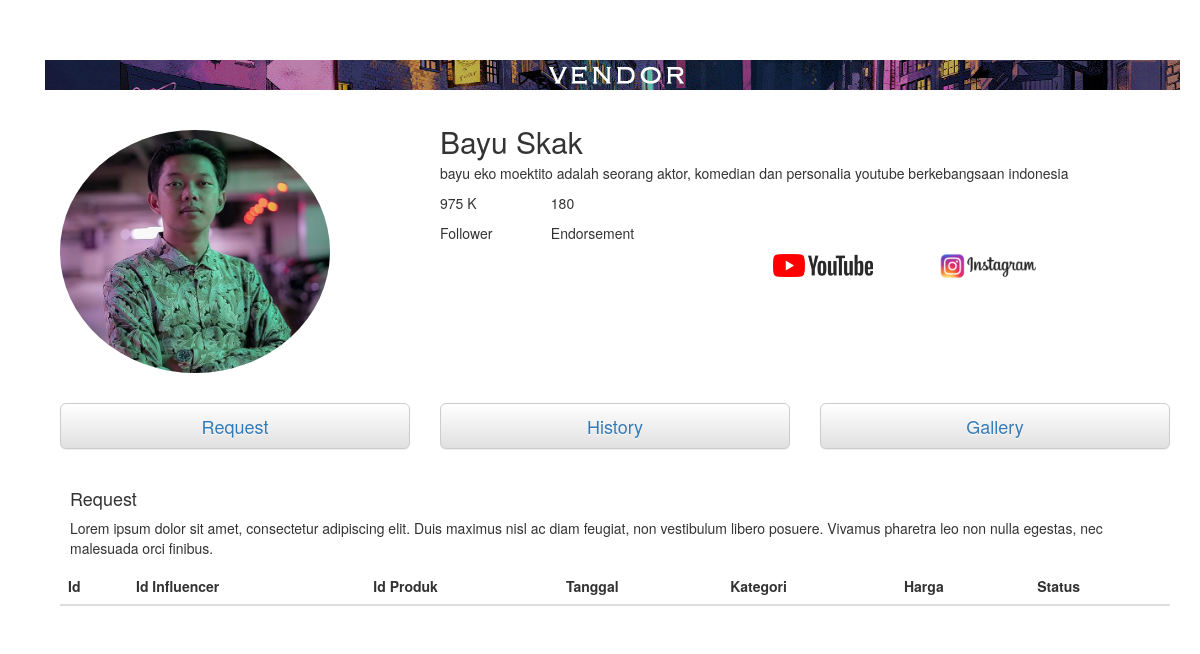
/index.php?p=vendor, run on an earlier commit of the app's database.
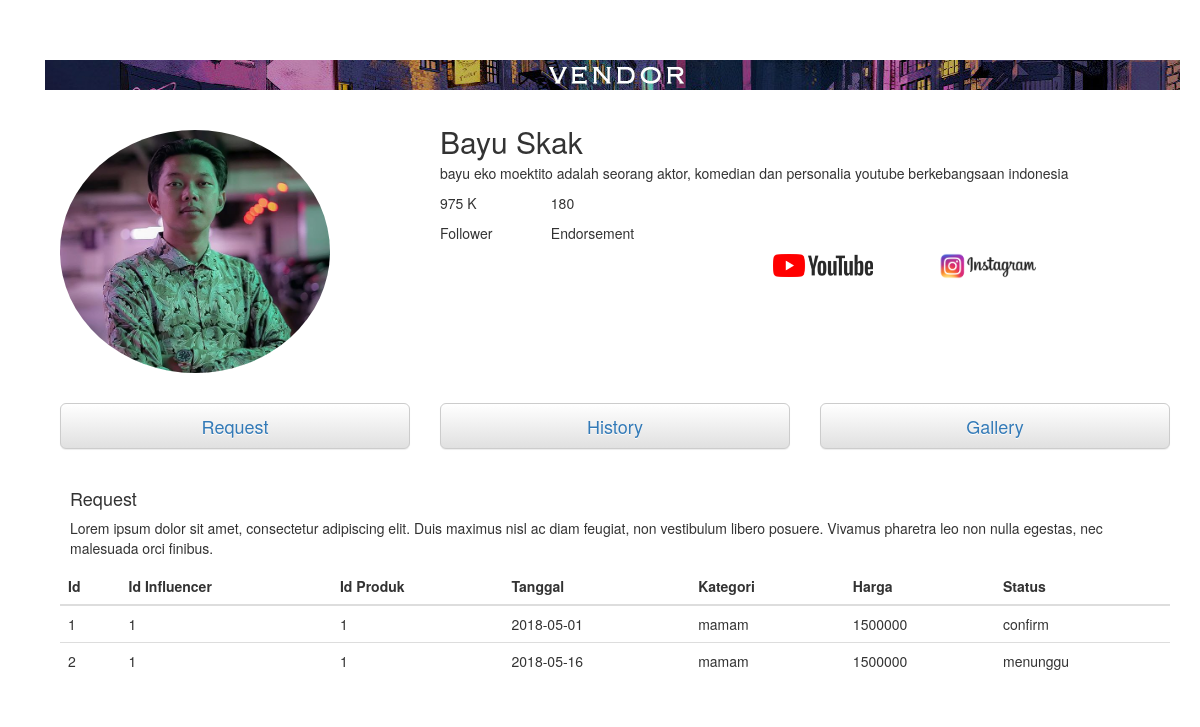
And on a later commit of the database.
### tables this page shows
CREATE TABLE `request` (
  `id_req` varchar(15) NOT NULL,
  `id_vendor` varchar(15) NOT NULL,
  `id_influencer` varchar(15) NOT NULL,
  `id_produk` varchar(15) NOT NULL,
  `tanggal` date NOT NULL,
  `harga` int(10) NOT NULL,
  `kategori` varchar(15) NOT NULL,
  `status` varchar(15) NOT NULL
);

### vendor.php (the view, shortened to what this page needs)
<!DOCTYPE html>
<html>
<head>
    <link rel="stylesheet" href="assets/bootstrap/css/bootstrap.min.css">
    <link rel="stylesheet" href="assets/css/styles.css">
</head>
<body>
    <div class="container"><img src="assets/img/vendor.jpg"></div>
    <div class="container">
        <div class="col-md-4 col-md-offset-0"><img class="img-circle profil" src="assets/img/29094481_2059121520794599_2018166344540749824_n.jpg"></div>
        <div class="col-md-7">
            <div class="row">
                <div class="col-md-12">
                    <h2>Bayu Skak</h2>
                    <p>bayu eko moektito adalah seorang aktor, komedian dan personalia youtube berkebangsaan indonesia </p>
                </div>
            </div>
            <div class="row">
                <div class="col-md-2 col-md-offset-0">
                    <p class="text-left">975 K </p>
                    <p class="text-left">Follower </p>
                </div>
                <div class="col-md-3">
                    <p class="text-left">180 </p>
                    <p class="text-left">Endorsement </p>
                </div>
            </div>
            <div class="row">
                <div class="col-md-3 col-md-offset-6"><img src="assets/img/YouTube_logo_(2017).png" width="100"></div>
                <div class="col-md-3"><img src="assets/img/new-instagram-text-logo.png" width="100"></div>
            </div>
        </div>
    </div>
    <div class="container">
        <div class="col-md-4">
            <button class="btn btn-default btn-block btn-lg" type="button"><a href="index.php?p=vendor">Request </a></button>
        </div>
        <div class="col-md-4">
            <button class="btn btn-default btn-block btn-lg" type="button"><a href="index.php?p=vendor_history">History</a> </button>
        </div>
        <div class="col-md-4">
            <button class="btn btn-default btn-block btn-lg" type="button"><a href="index.php?p=vendor_galery">Gallery </a></button>
        </div>
    </div>
    <div class="container">
        <div class="col-md-12">
            <div class="media">
                <div class="media-left">
                </div>
                <div class="media-body">
                    <h4>Request </h4>
                    <p>Lorem ipsum dolor sit amet, consectetur adipiscing elit. Duis maximus nisl ac diam feugiat, non vestibulum libero posuere. Vivamus pharetra leo non nulla egestas, nec malesuada orci finibus. </p>
                </div>
            </div>
            <?php
			include "konekdb.php";
						if(@$_POST['list'] && $_POST['id_influencer']){
							$select=$_POST['list'];
							$cari=$_POST['id_influencer'];
							if($select=="id_influencer"){
								$kueri="select id_req,id_influencer,id_produk,tanggal,kategori,harga,status from request where id_req='$cari'";
								$hasil=mysqli_query($konek,$kueri) or die(mysqli_error());
							}
						}else{
						$kueri="select id_req,id_influencer,id_produk,tanggal,kategori,harga,status from request";
						$hasil=mysqli_query($konek,$kueri);
						}
?>
            <div class="table-responsive">
                <table class="table">
                    <thead>
                        <tr>
                        	<th>Id </th>
                            <th>Id Influencer </th>
                            <th>Id Produk </th>
                            <th>Tanggal </th>
                            <th>Kategori </th>
                            <th>Harga </th>
                            <th>Status </th>
                        </tr>
                    </thead>
                    <tbody>
                    <?php
   while ($influencer = mysqli_fetch_row($hasil)){
?>
   <tr>
      <td><?php echo $influencer[0]; ?></td>
      <td><?php echo $influencer[1]; ?></td>
      <td><?php echo $influencer[2]; ?></td>
      <td><?php echo $influencer[3]; ?></td>
      <td><?php echo $influencer[4]; ?></td>
      <td><?php echo $influencer[5]; ?></td>
      <td><?php echo $influencer[6]; ?></td>
                        <?php }
						?>
                </table>
            </div>
        </div>
    </div>
</body>
</html>

What changed in the data, as far as the page shows it:
added request: id_req "1", id_influencer "1", id_produk "1", tanggal "2018-05-01", kategori "mamam", harga "1500000", status "confirm"
added request: id_req "2", id_influencer "1", id_produk "1", tanggal "2018-05-16", kategori "mamam", harga "1500000", status "menunggu"
